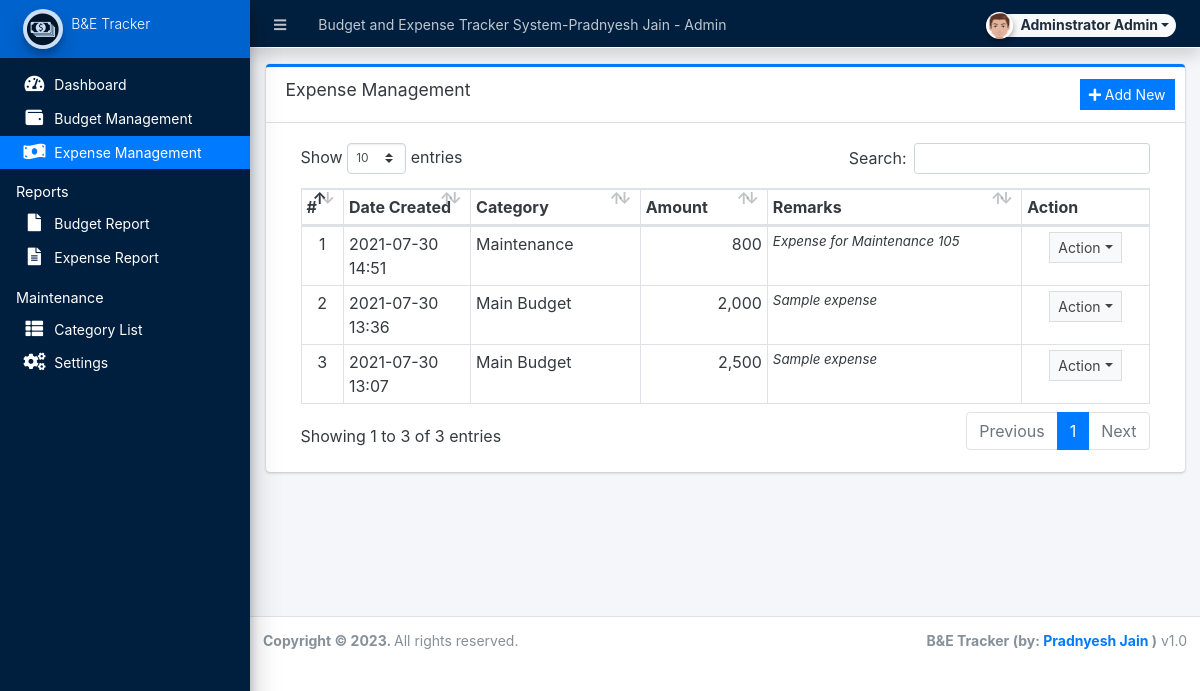
/admin/?page=expense (signed in), run on the app's committed database.
### tables this page shows
CREATE TABLE `running_balance` (
  `id` int(30) NOT NULL,
  `balance_type` tinyint(1) NOT NULL COMMENT '1=budget, 2=expense',
  `category_id` int(30) NOT NULL,
  `amount` float NOT NULL,
  `remarks` text NOT NULL,
  `user_id` text NOT NULL,
  `date_created` datetime NOT NULL DEFAULT current_timestamp(),
  `date_updated` datetime DEFAULT NULL ON UPDATE current_timestamp()
);

CREATE TABLE `categories` (
  `id` int(30) NOT NULL,
  `category` varchar(250) NOT NULL,
  `description` text DEFAULT NULL,
  `status` tinyint(1) NOT NULL DEFAULT 1,
  `balance` float NOT NULL DEFAULT 0,
  `date_created` datetime NOT NULL DEFAULT current_timestamp(),
  `date_updated` datetime DEFAULT NULL ON UPDATE current_timestamp()
);

### admin/expense/index.php (the view, shortened to what this page needs)
<div class="card card-outline card-primary">
	<div class="card-header">
		<h3 class="card-title">Expense Management</h3>
		<div class="card-tools">
			<a href="javascript:void(0)" id="manage_expense" class="btn btn-flat btn-sm btn-primary"><span class="fas fa-plus"></span>  Add New</a>
		</div>
	</div>
	<div class="card-body">
		<div class="container-fluid">
        <div class="container-fluid">
			<table class="table table-bordered table-stripped">
				<colgroup>
					<col width="5%">
					<col width="15%">
					<col width="20%">
					<col width="15%">
					<col width="30%">
					<col width="15%">
				</colgroup>
				<thead>
					<tr>
						<th>#</th>
						<th>Date Created</th>
						<th>Category</th>
						<th>Amount</th>
						<th>Remarks</th>
						<th>Action</th>
					</tr>
				</thead>
				<tbody>
					<?php
					$i = 1;
						$qry = $conn->query("SELECT r.*,c.category,c.balance from `running_balance` r inner join `categories` c on r.category_id = c.id where c.status= 1 and r.balance_type = 2 order by unix_timestamp(r.date_created) desc");
						while($row = $qry->fetch_assoc()):
							foreach($row as $k=> $v){
								$row[$k] = trim(stripslashes($v));
							}
                            $row['remarks'] = strip_tags(stripslashes(html_entity_decode($row['remarks'])));
					?>
						<tr>
							<td class="text-center"><?php echo $i++; ?></td>
							<td><?php echo date("Y-m-d H:i",strtotime($row['date_created'])) ?></td>
							<td><?php echo $row['category'] ?></td>
							<td ><p class="m-0 text-right"><?php echo number_format($row['amount']) ?></p></td>
							<td ><p class="m-0 truncate"><?php echo ($row['remarks']) ?></p></td>
							<td align="center">
								 <button type="button" class="btn btn-flat btn-default btn-sm dropdown-toggle dropdown-icon" data-toggle="dropdown">
				                  		Action
				                  </button>
							</td>
						</tr>
					<?php endwhile; ?>
				</tbody>
			</table>
		</div>
		</div>
	</div>
</div>

### data on the page
running_balance: date_created "2021-07-30 14:51", category.category "Maintenance", amount "800", remarks "Expense for Maintenance 105"
running_balance: date_created "2021-07-30 13:36", category.category "Main Budget", amount "2,000", remarks "Sample expense"
running_balance: date_created "2021-07-30 13:07", category.category "Main Budget", amount "2,500", remarks "Sample expense"

### other printed values
$_settings->info('name') "Budget and Expense Tracker System-Pradnyesh Jain"
$_settings->userdata('firstname').' '.$_settings->userdata('lastname') "Adminstrator Admin"
$_settings->info('short_name') "B&E Tracker"
